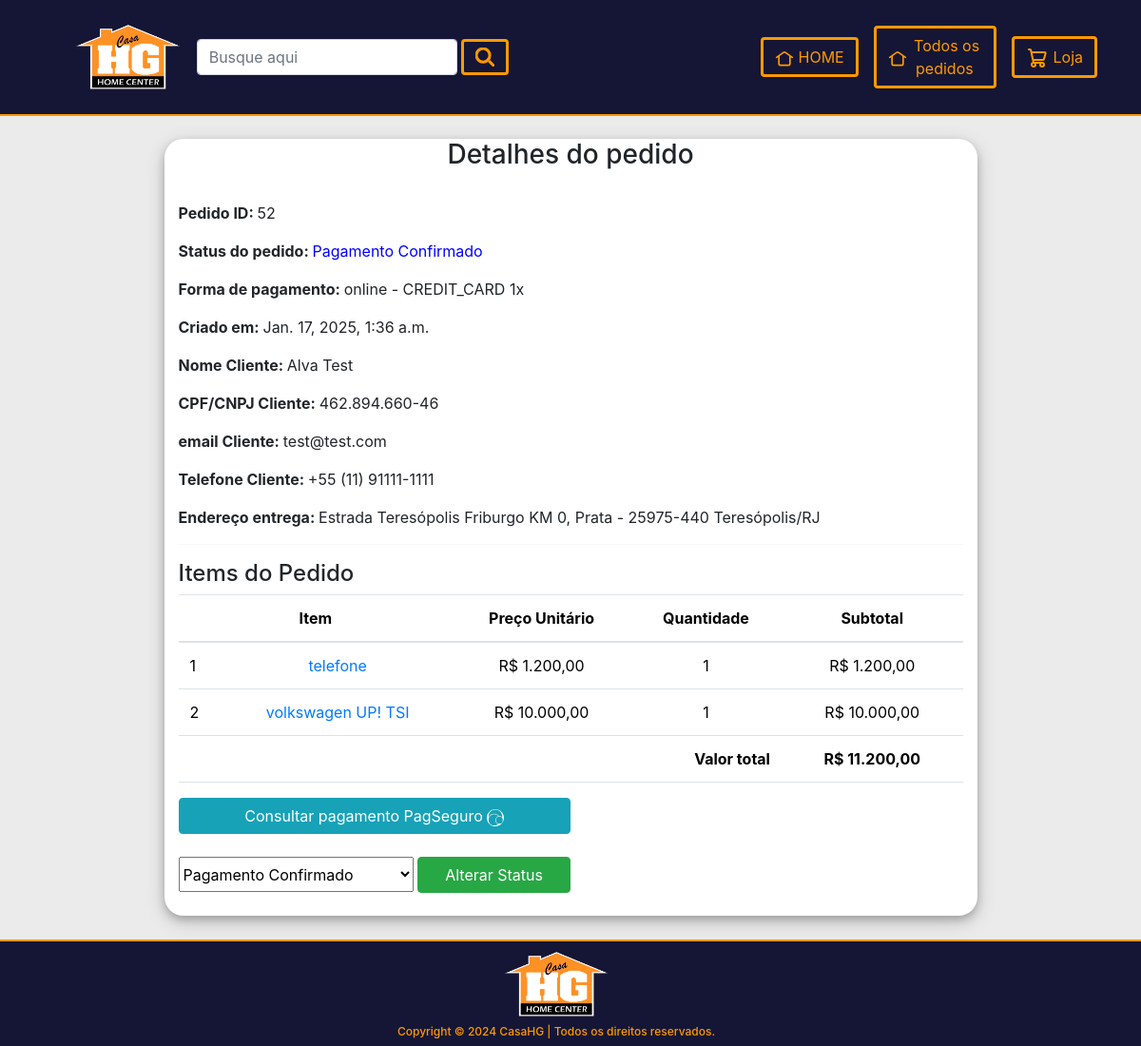
The page /admin-pedido-52/ (signed in) on the database as committed earlier.
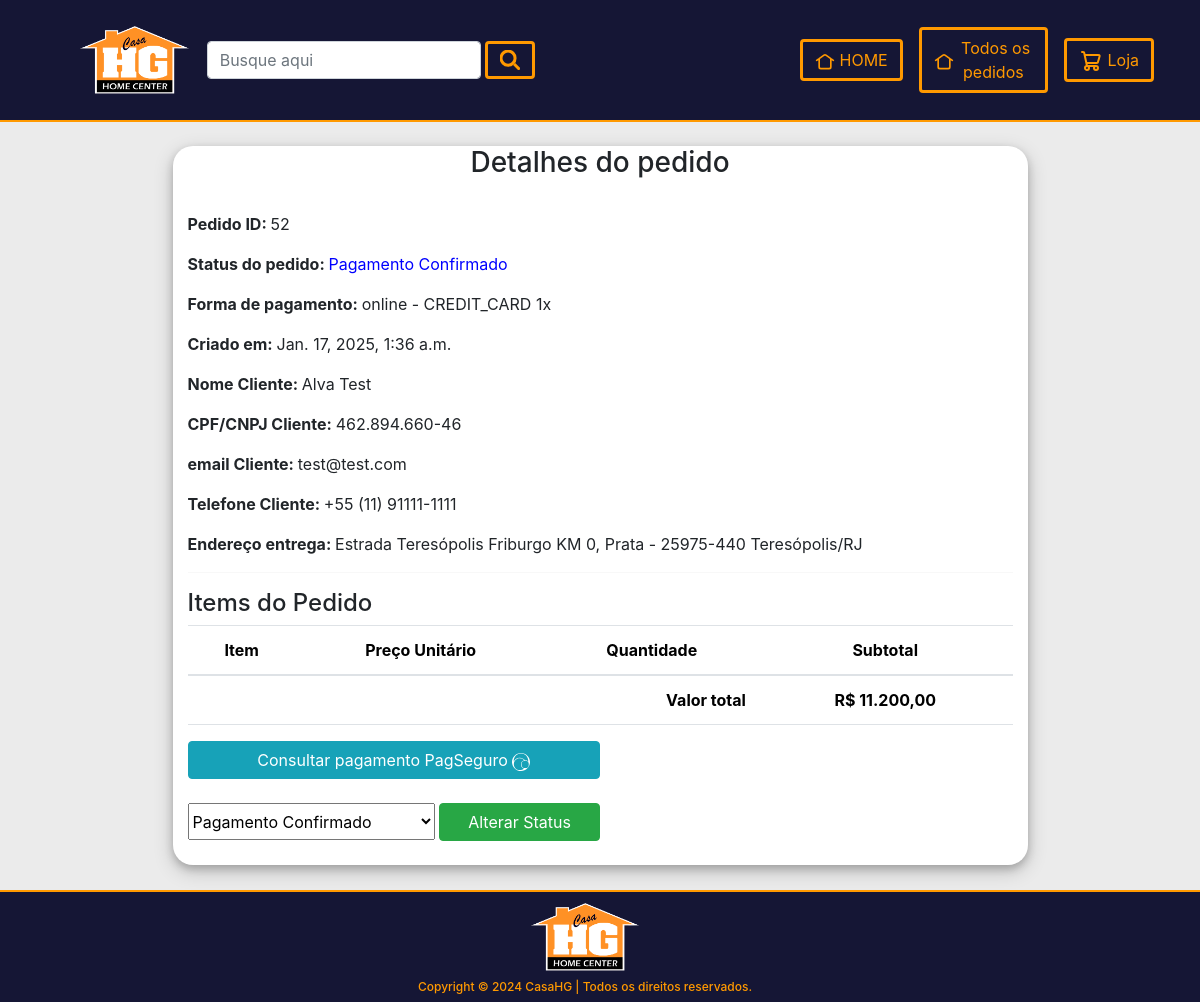
The same page on the database as committed later.
### app/models.py (models this page shows, shortened)
class CarroProduto(models.Model):
    carro = models.ForeignKey(Carro, on_delete=models.CASCADE)
    produto = models.ForeignKey(Produto, on_delete=models.CASCADE)
    preco_unitario = models.DecimalField(max_digits=10, decimal_places=2,default=0)
    quantidade = models.PositiveIntegerField()
    subtotal = models.DecimalField(max_digits=10, decimal_places=2,default=0)
    criado_em = models.DateTimeField(auto_now_add=True)

class Produto(models.Model):
    codigo = models.CharField(max_length=10) #codigo interno consistente com sistema
    descricao = models.CharField(max_length=200)
    codigo_GTIN = models.CharField(max_length=14) #se o produto não tiver codigo GTIN cadastrado, usar codigo interno
    preco_unitario_bruto = models.DecimalField(max_digits=10, decimal_places=2) #preço cheio, sem desconto
    desconto_dinheiro = models.DecimalField(max_digits=10, decimal_places=2) # em %, percentual de desconto para pagamento em dinheiro, aplicado no preco_unitario_bruto
    desconto_retira = models.DecimalField(max_digits=10,decimal_places=2)  # em %, percentual de desconto para compras para retirada no depósito, aplicado no preco_unitario_bruto
    unidade = models.CharField(max_length=30,default="un") #unidade em que o produto é comercializado
    fechamento_embalagem = models.DecimalField(max_digits=10, decimal_places=2, default=1.00)
    em_estoque = models.BooleanField(default=True)
    slug = models.SlugField(unique=True)
    Categoria = models.ForeignKey(Categoria,on_delete=models.CASCADE)
    titulo = models.CharField(max_length=200)
    image = models.ImageField(upload_to="produtos")
    venda = models.DecimalField(max_digits=10, decimal_places=2)
    garantia = models.CharField(max_length=300,null=True,blank=True)
    return_devolucao = models.CharField(max_length=300,null=True,blank=True)
    visualizacao = models.PositiveIntegerField(default=0)
    quantidade_vendas = models.PositiveIntegerField(default=0)
    num_fotos = models.SmallIntegerField(default=1,null=True,blank=True)

### app/views.py (the view)
# urls.py: path("admin-pedido-<int:pk>/", AdminPedidoView.as_view(), name="adminpedido"),
class AdminPedidoView(AdminRequireMixin, BaseContextMixin, DetailView):
    template_name = "admin_paginas/adminpedidodetalhe.html"
    model = Pedido_order
    context_object_name = "pedido_obj"
    def get_context_data(self, **kwargs):
        context = super().get_context_data(**kwargs)
        context["PEDIDO_STATUS"] = PEDIDO_STATUS
        return context

### app/context_processors.py (called while the page is built)
def add_empresa_to_context(request):
    return {'empresa': Empresa.objects.first(), 'debug_var': 'Debug Variable'}

### app/views.py (called while the page is built)
    def dispatch(self, request, *args, **kwargs):
        if request.user.is_authenticated and Admin.objects.filter(user=request.user).exists():
            pass
        else:
            return redirect("/admin-login/")
        return super().dispatch(request,*args,**kwargs)

    def get_context_data(self, **kwargs):
        context = super().get_context_data(**kwargs)
        context['todoscategorias'] = Categoria.objects.all()
        context['footer'] = Empresa.objects.all()
        return context

### templates/admin_paginas/adminpedidodetalhe.html (shortened to what the changed rows need)
{% extends "admin_paginas/adminbase.html" %}
{% load static %}
{% load humanize %}
{% block content %}
<link rel="stylesheet" type="text/css" href="{% static 'css/adminpedidodetalhe.css' %}">
<div class="container">
    <div class="row">
        <div class="{% if pagseguro_display %}col-md-7{% else %}col-md-9{% endif %} mx-auto detalhesDiv">
            <br>
            <table class="table">
                <thead>
                    <tr>
                        <th colspan="2" class="text-center">Item</th>
                        <th class="text-center">Preço Unitário</th>
                        <th class="text-center">Quantidade</th>
                        <th></th>
                        <th class="text-center">Subtotal</th>
                        <th></th>
                    </tr>
                </thead>
                <tbody>
                    {% for cp in pedido_obj.carro.carroproduto_set.all %}
                        <tr>
                            <td>{{ forloop.counter }}</td>
                            <td class="text-center"><a target="_blank" href="{%url 'lojaapp:produtodetalhe' cp.produto.slug %}">{{ cp.produto.titulo }}</a></td>
                            <td class="text-center">R$ {{ cp.preco_unitario|intcomma }}</td>
                            <td class="text-center">{{ cp.quantidade }}</td>
                            <td colspan="3" class="text-center">R$ {{ cp.subtotal|intcomma }}</td>
                        </tr>
                    {% endfor %}
                </tbody>
                <tfoot>
                    <tr>
                        <th colspan="4" class="text-right">Valor total</th>
                        <th colspan="3" class="text-center">R$ {{ pedido_obj.total_final|intcomma }}</th>
                    </tr>
                </tfoot>
            </table>
            {% if pedido_obj.local_de_pagamento == "online" %}
                <br>
            {% endif %}
            <br>
        </div>
    </div>
</div>
{% endblock %}

Rows that differ between the two databases and show on the page:
removed CarroProduto: produto.titulo "telefone", preco_unitario "1.200,00", quantidade "1", subtotal "1.200,00"
removed CarroProduto: produto.titulo "volkswagen UP! TSI", preco_unitario "10.000,00", quantidade "1", subtotal "10.000,00"
